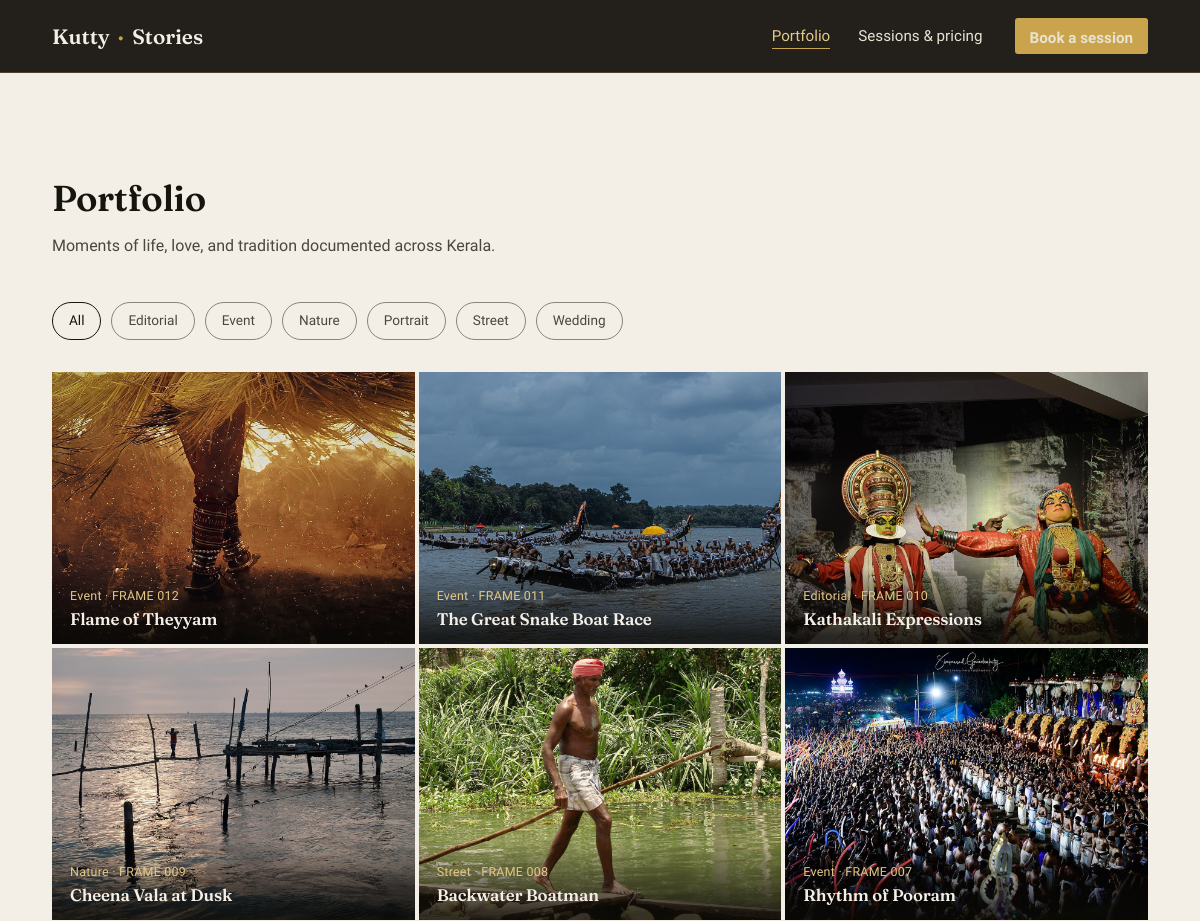
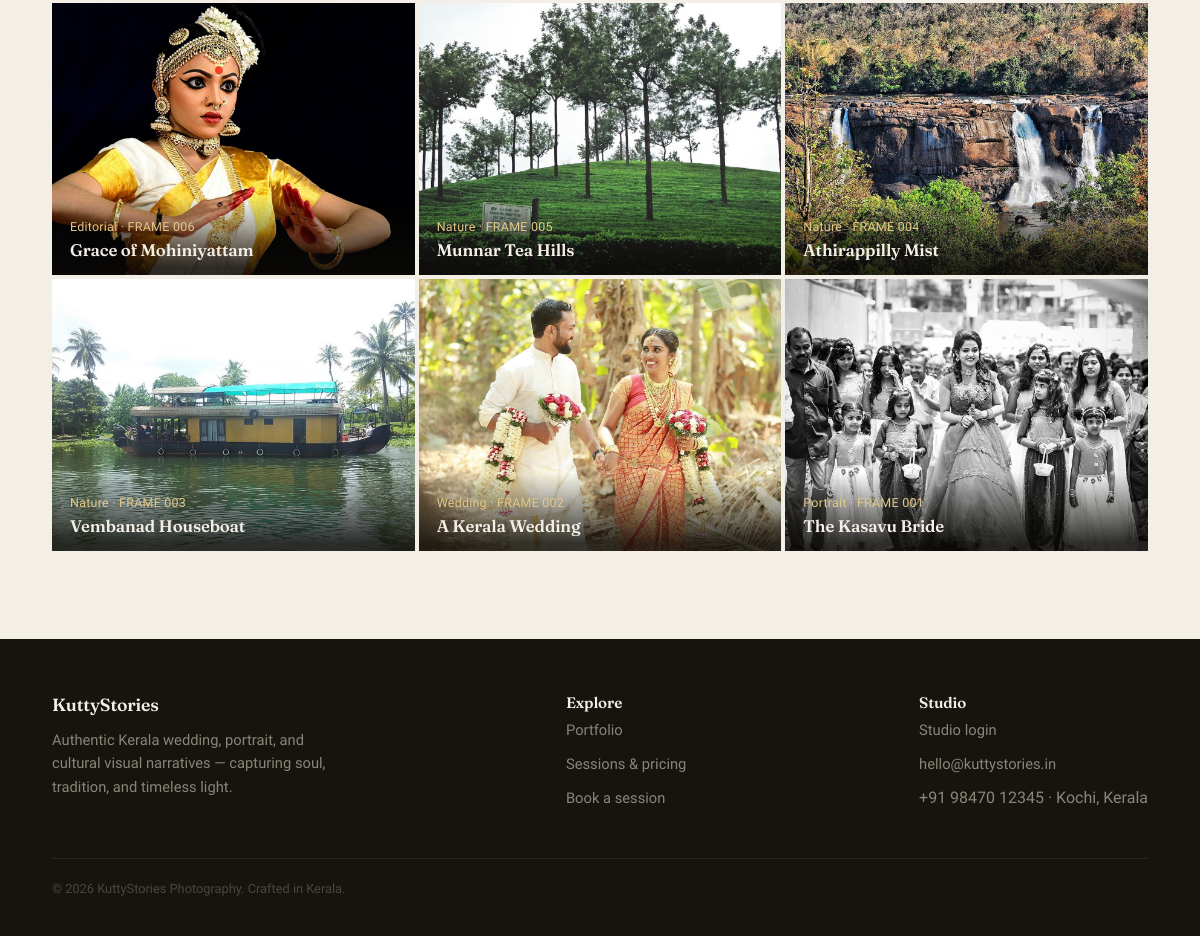
The page /gallery on the database its author committed (2 pictures, top to bottom).
### tables this page shows
CREATE TABLE gallery (
    id          INTEGER PRIMARY KEY AUTOINCREMENT,
    title       TEXT NOT NULL,
    category    TEXT NOT NULL,
    image_file  TEXT NOT NULL,
    description TEXT,
    created_at  TIMESTAMP DEFAULT CURRENT_TIMESTAMP
);

### app.py (the view)
@app.route("/gallery")
def gallery():
    category = request.args.get("category", "All")
    items = db.list_gallery(category)
    categories = ["All"] + db.list_categories()
    return render_template(
        "gallery.html", items=items, categories=categories, active_category=category
    )

### app.py (called while the page is built)
@app.context_processor
def inject_globals():
    return {"current_year": date.today().year}

### database.py (called while the page is built)
def get_connection():
    conn = sqlite3.connect(
        DB_PATH,
        detect_types=sqlite3.PARSE_DECLTYPES | sqlite3.PARSE_COLNAMES,
    )
    conn.row_factory = sqlite3.Row
    conn.execute("PRAGMA foreign_keys = ON")
    return conn

def list_gallery(category=None):
    conn = get_connection()
    cur = conn.cursor()
    try:
        if category and category != "All":
            cur.execute(
                "SELECT * FROM gallery WHERE category = ? ORDER BY id DESC", (category,)
            )
        else:
            cur.execute("SELECT * FROM gallery ORDER BY id DESC")
        return [dict(row) for row in cur.fetchall()]
    finally:
        cur.close()
        conn.close()

def list_categories():
    conn = get_connection()
    cur = conn.cursor()
    try:
        cur.execute("SELECT DISTINCT category FROM gallery ORDER BY category ASC")
        return [row["category"] for row in cur.fetchall()]
    finally:
        cur.close()
        conn.close()

### templates/gallery.html (shortened to what this page needs)
{% extends "base.html" %}
{% block content %}
<section style="padding-bottom:0;">
  <div class="container">
    <div class="section-head">
      <div>
        <h2>Portfolio</h2>
        <p>Moments of life, love, and tradition documented across Kerala.</p>
      </div>
    </div>
    <div class="category-filter">
      {% for c in categories %}
      <a class="chip {{ 'active' if c == active_category }}" href="{{ url_for('gallery', category=c) }}">{{ c }}</a>
      {% endfor %}
    </div>
  </div>
</section>
<section style="padding-top:0;">
  <div class="container">
    {% if items %}
    <div class="filmstrip">
      {% for item in items %}
      <div class="frame">
        <img src="{{ url_for('static', filename='images/gallery/' ~ item.image_file) }}" alt="{{ item.title }} — {{ item.category }} photograph" loading="lazy">
        <div class="frame-caption">
          <span class="num">{{ item.category }} &middot; FRAME {{ '%03d'|format(item.id) }}</span>
          <h4>{{ item.title }}</h4>
        </div>
      </div>
      {% endfor %}
    </div>
    {% else %}
    <div class="empty-state">No photographs in this category yet.</div>
    {% endif %}
  </div>
</section>
{% endblock %}

### static/css/style.css (style rules this page uses)
:root { --ink: #16140f; --ink-soft: #221f18; --paper: #f3efe6; --paper-dim: #e8e2d3; --brass: #c9a44c; --brass-soft: #e3c887; --moss: #5e7a63; --rust: #b4573f; --stone: #8a8578; --stone-dark: #4a473d; --radius: 3px; --shadow: 0 18px 40px -20px rgba(10, 9, 6, 0.45); }
* { box-sizing: border-box; }
html { scroll-behavior: smooth; }
body { margin: 0; background: var(--paper); color: var(--ink); font-family: 'Work Sans', -apple-system, BlinkMacSystemFont, sans-serif; font-size: 16px; line-height: 1.6; }
h1, h2, h3, h4, .display { font-family: 'Fraunces', Georgia, serif; font-weight: 600; line-height: 1.08; margin: 0 0 0.4em; letter-spacing: -0.01em; color: var(--ink); }
p { max-width: 62ch; }
a { color: inherit; }
.container { max-width: 1160px; margin: 0 auto; padding: 0 32px; }
section { padding: 88px 0; }
.section-head { display: flex; justify-content: space-between; align-items: flex-end; gap: 24px; margin-bottom: 44px; flex-wrap: wrap; }
.section-head h2 { font-size: clamp(1.9rem, 3vw, 2.6rem); }
.section-head p { color: var(--stone-dark); margin: 0; }
.filmstrip { display: grid; grid-template-columns: repeat(3, 1fr); gap: 4px; }
.frame { position: relative; overflow: hidden; aspect-ratio: 4 / 3; background: var(--ink); }
.frame img { width: 100%; height: 100%; object-fit: cover; display: block; transition: transform 0.5s ease; }
.frame-caption { position: absolute; left: 0; right: 0; bottom: 0; padding: 16px 18px; background: linear-gradient(180deg, rgba(10,9,6,0) 0%, rgba(10,9,6,0.82) 90%); color: var(--paper); }
.frame-caption .num { color: var(--brass-soft); font-size: 0.78rem; letter-spacing: 0.02em; }
.frame-caption h4 { margin: 2px 0 0; font-size: 1.05rem; color: var(--paper); }
.category-filter { display: flex; gap: 10px; flex-wrap: wrap; margin-bottom: 32px; }
.chip { padding: 7px 16px; border: 1px solid var(--stone); border-radius: 999px; font-size: 0.85rem; text-decoration: none; color: var(--stone-dark); }
.chip.active, .chip:hover { border-color: var(--ink); color: var(--ink); background: var(--paper); }

### rows shown on the page
gallery: image_file (picture), category "Event", id "012", title "Flame of Theyyam"
gallery: image_file (picture), category "Event", id "011", title "The Great Snake Boat Race"
gallery: image_file (picture), category "Editorial", id "010", title "Kathakali Expressions"
gallery: image_file (picture), category "Nature", id "009", title "Cheena Vala at Dusk"
gallery: image_file (picture), category "Street", id "008", title "Backwater Boatman"
gallery: image_file (picture), category "Event", id "007", title "Rhythm of Pooram"
gallery: image_file (picture), category "Editorial", id "006", title "Grace of Mohiniyattam"
gallery: image_file (picture), category "Nature", id "005", title "Munnar Tea Hills"
gallery: image_file (picture), category "Nature", id "004", title "Athirappilly Mist"
gallery: image_file (picture), category "Nature", id "003", title "Vembanad Houseboat"
gallery: image_file (picture), category "Wedding", id "002", title "A Kerala Wedding"
gallery: image_file (picture), category "Portrait", id "001", title "The Kasavu Bride"

### other values the page prints
{{ c }} "All" "Editorial" "Event" "Nature" "Portrait" "Street" "Wedding"
